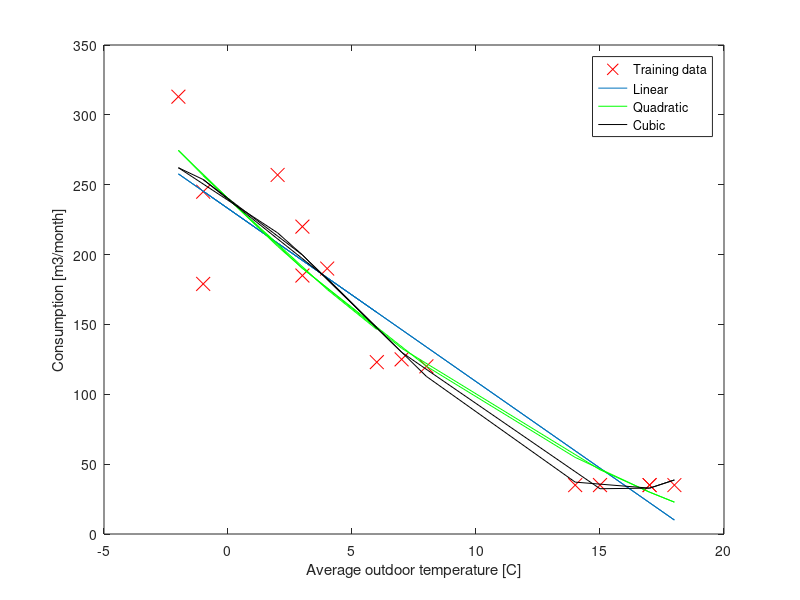

Here is the MATLAB script that generated this plot:
clear ; close all; clc

% get training data
fprintf('Loading data ...\n');
data = load('data.txt');
X = data(:, 1); y = data(:, 2);
m = length(y);
fprintf('Loaded %d samples\n',m);

% plot training data
figure;
plot(X, y, 'rx', 'MarkerSize', 10);
ylabel('Consumption [m3/month]'); 
xlabel('Average outdoor temperature [C]'); 
fprintf('Program paused. Press any key to continue.\n');
pause;

% linear regression - linear model
X = [ones(m, 1) X];
theta = pinv(X'*X)*X'*y;
fprintf('Hypothesis function: h(x)=%.2f+%.2fx \n',theta(1),theta(2));

hold on; 
plot(X(:,2), X*theta, '-')
legend('Training data', 'Linear regression')
fprintf('Program paused. Press any key to continue.\n');
pause;

% linear regression - quadratic model
X = [X X(:,2).^2];
theta = pinv(X'*X)*X'*y;
fprintf('Hypothesis function: h(x)=%.2f+%.2fx+%.2fx^2 \n',theta(1),theta(2), theta(3));

%ezplot(@(x) theta(1)+theta(2)*x+theta(3)*x.^2);
plot(X(:,2), X*theta, '-', "color","g")
legend('Training data', 'Linear', 'Quadratic')
fprintf('Program paused. Press any key to continue.\n');
pause;

% linear regression - cubic model
X = [X X(:,2).^3];
theta = pinv(X'*X)*X'*y;
fprintf('Hypothesis function: h(x)=%.2f+%.2fx+%.2fx^2+%.2fx^3 \n',theta(1),theta(2), theta(3), theta(4));

plot(X(:,2), X*theta, '-', "color","k")
legend('Training data', 'Linear', 'Quadratic', 'Cubic')
hold off 